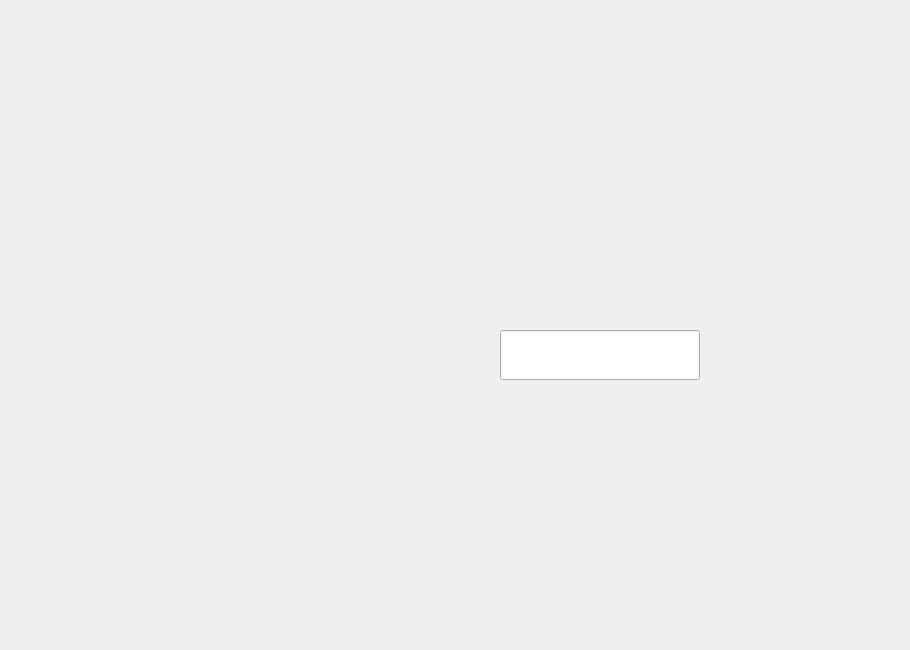
    <widget class="QWidget" name="page_8">
     <widget class="QPushButton" name="sup">
      <property name="geometry">
       <rect>
        <x>650</x>
        <y>540</y>
        <width>161</width>
        <height>30</height>
       </rect>
      </property>
      <property name="maximumSize">
       <size>
        <width>200</width>
        <height>30</height>
       </size>
      </property>
      <property name="font">
       <font>
        <family>Palatino Linotype</family>
        <pointsize>11</pointsize>
        <weight>75</weight>
        <italic>true</italic>
        <bold>true</bold>
       </font>
      </property>
      <property name="cursor">
       <cursorShape>PointingHandCursor</cursorShape>
      </property>
      <property name="styleSheet">
       <string notr="true">background-color: qconicalgradient(cx:0.5, cy:0.5, angle:0, stop:0 rgba(12, 96, 166, 255), stop:0.16 rgba(22, 130, 136, 255), stop:0.225 rgba(41, 136, 166, 255), stop:0.285 rgba(74, 192, 204, 255), stop:0.345 rgba(102, 218, 235, 255), stop:0.415 rgba(135, 245, 215, 255), stop:0.52 rgba(76, 183, 209, 255), stop:0.57 rgba(51, 160, 187, 255), stop:0.635 rgba(42, 168, 166, 255), stop:0.695 rgba(68, 161, 202, 255), stop:0.748744 rgba(86, 129, 218, 255), stop:0.815 rgba(73, 107, 208, 255), stop:0.88 rgba(51, 90, 187, 255), stop:0.935 rgba(26, 103, 137, 255), stop:1 rgba(10, 92, 142, 255));</string>
      </property>
      <property name="text">
       <string/>
      </property>
      <property name="flat">
       <bool>true</bool>
      </property>
     </widget>
     <widget class="QPushButton" name="pushButton_12">
      <property name="geometry">
       <rect>
        <x>400</x>
        <y>540</y>
        <width>171</width>
        <height>30</height>
       </rect>
      </property>
      <property name="maximumSize">
       <size>
        <width>200</width>
        <height>30</height>
       </size>
      </property>
      <property name="font">
       <font>
        <family>Palatino Linotype</family>
        <pointsize>11</pointsize>
        <weight>75</weight>
        <italic>true</italic>
        <bold>true</bold>
       </font>
      </property>
      <property name="cursor">
       <cursorShape>PointingHandCursor</cursorShape>
      </property>
      <property name="styleSheet">
       <string notr="true">background-color: qradialgradient(spread:pad, cx:0.5, cy:0.5, radius:0.5, fx:0.5, fy:0.5, stop:0.482412 rgba(255, 255, 255, 255), stop:1 rgba(0, 0, 0, 255));</string>
      </property>
      <property name="text">
       <string/>
      </property>
      <property name="flat">
       <bool>true</bool>
      </property>
     </widget>
     <widget class="QLineEdit" name="codebs">
      <property name="geometry">
       <rect>
        <x>500</x>
        <y>330</y>
        <width>200</width>
        <height>50</height>
       </rect>
      </property>
      <property name="maximumSize">
       <size>
        <width>200</width>
        <height>50</height>
       </size>
      </property>
      <property name="font">
       <font>
        <family>Javanese Text</family>
        <pointsize>11</pointsize>
        <weight>50</weight>
        <italic>false</italic>
        <bold>false</bold>
       </font>
      </property>
     </widget>
     <widget class="QLabel" name="label_3">
      <property name="geometry">
       <rect>
        <x>300</x>
        <y>60</y>
        <width>601</width>
        <height>581</height>
       </rect>
      </property>
      <property name="text">
       <string/>
      </property>
      <property name="pixmap">
       <pixmap>../suppbag.png</pixmap>
      </property>
      <property name="scaledContents">
       <bool>true</bool>
      </property>
     </widget>
     <zorder>label_3</zorder>
     <zorder>sup</zorder>
     <zorder>pushButton_12</zorder>
     <zorder>codebs</zorder>
    </widget>
